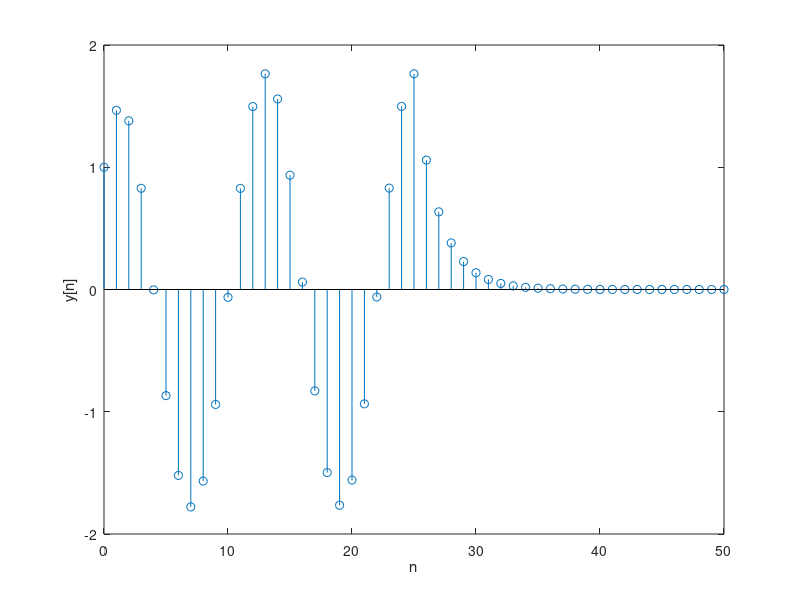

The MATLAB source for this figure:
n = 0 : 1 : 25;
hn = (0.6).^n;
un = (n<0).*0 + (n>=0).*1;
xn = cos(n.*pi/6).*un;
yn = conv(hn,xn);
stem(0 : length(yn)-1, yn);
xlabel('n');
ylabel('y[n]');
